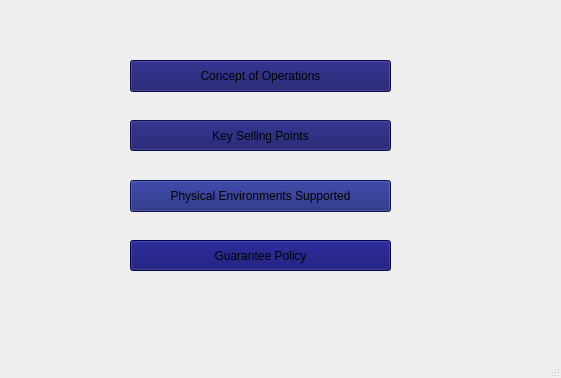
<?xml version="1.0" encoding="UTF-8"?>
<ui version="4.0">
 <class>GuestWindow</class>
 <widget class="QMainWindow" name="GuestWindow">
  <property name="geometry">
   <rect>
    <x>0</x>
    <y>0</y>
    <width>561</width>
    <height>378</height>
   </rect>
  </property>
  <property name="windowTitle">
   <string>Guest Window</string>
  </property>
  <property name="styleSheet">
   <string notr="true">background-image: url(:/Resources/guest.jpg);
</string>
  </property>
  <widget class="QWidget" name="centralwidget">
   <widget class="QPushButton" name="sellButton">
    <property name="geometry">
     <rect>
      <x>130</x>
      <y>120</y>
      <width>261</width>
      <height>31</height>
     </rect>
    </property>
    <property name="styleSheet">
     <string notr="true">background-color: rgb(15, 15, 99);

font: 14pt &quot;American Typewriter&quot;;</string>
    </property>
    <property name="text">
     <string>Key Selling Points</string>
    </property>
   </widget>
   <widget class="QPushButton" name="guaranteeButton">
    <property name="geometry">
     <rect>
      <x>130</x>
      <y>240</y>
      <width>261</width>
      <height>31</height>
     </rect>
    </property>
    <property name="styleSheet">
     <string notr="true">background-color: rgb(6, 5, 105);
font: 14pt &quot;American Typewriter&quot;;</string>
    </property>
    <property name="text">
     <string>Guarantee Policy</string>
    </property>
   </widget>
   <widget class="QPushButton" name="EnviroButton">
    <property name="geometry">
     <rect>
      <x>130</x>
      <y>180</y>
      <width>261</width>
      <height>32</height>
     </rect>
    </property>
    <property name="styleSheet">
     <string notr="true">font: 14pt &quot;American Typewriter&quot;;
background-color: rgb(20, 29, 117);</string>
    </property>
    <property name="text">
     <string>Physical Environments Supported</string>
    </property>
   </widget>
   <widget class="QPushButton" name="ConceptOps">
    <property name="geometry">
     <rect>
      <x>130</x>
      <y>60</y>
      <width>261</width>
      <height>32</height>
     </rect>
    </property>
    <property name="styleSheet">
     <string notr="true">background-color: rgb(15, 15, 99);

font: 14pt &quot;American Typewriter&quot;;</string>
    </property>
    <property name="text">
     <string>Concept of Operations</string>
    </property>
   </widget>
  </widget>
  <widget class="QStatusBar" name="statusbar"/>
 </widget>
 <resources/>
 <connections/>
</ui>
